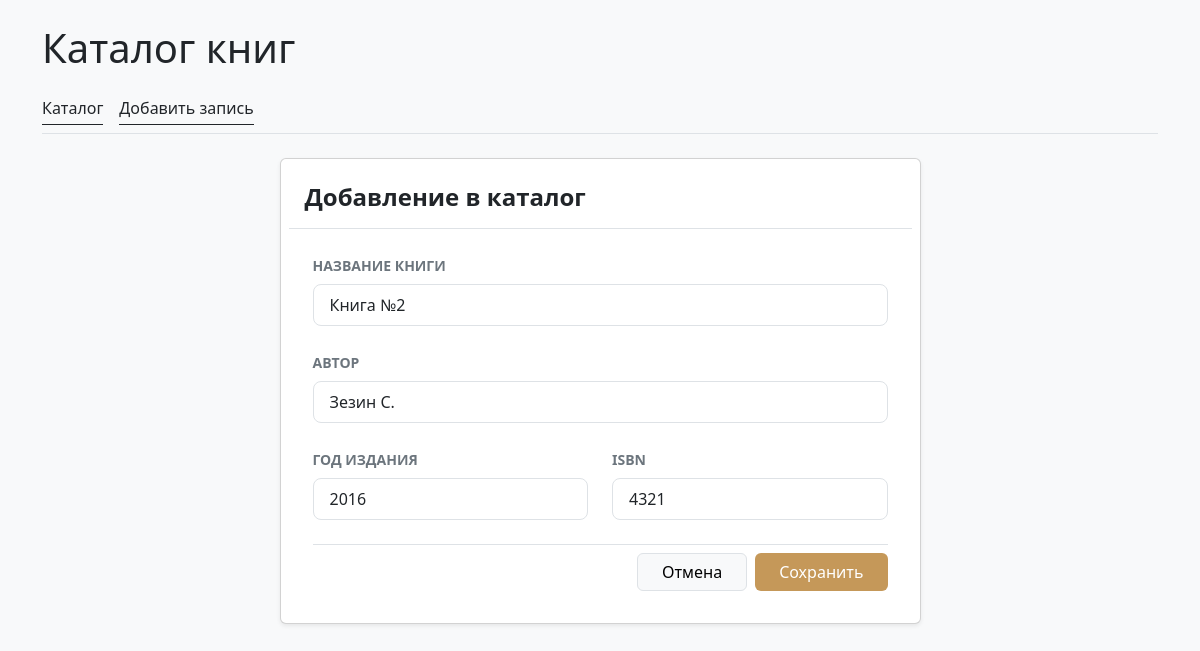
Screenshot of /library/5/update/ with the database file from the repository.
### library/models.py (models this page shows, shortened)
class Book(models.Model):
    class Meta:
        verbose_name = "Книга"
        verbose_name_plural = "Книги"
    title = models.CharField(
        max_length=200,
        blank=False,
        verbose_name="Название книги"
    )
    author = models.CharField(
        max_length=150,
        blank=False,
        verbose_name="Автор"
    )
    publication_year = models.IntegerField(
        verbose_name="Год издания"
    )
    isbn = models.CharField(
        max_length=20,
        unique=True,
        verbose_name="ISBN"
    )
    created_at = models.DateTimeField(
        auto_now_add=True,
        verbose_name="Дата и время создания"
    )

### library/views.py (the view)
# urls.py: path('<int:pk>/update/', views.book_update, name='book_update'),
def book_update(request, pk):
    book = get_object_or_404(Book, pk=pk)
    if request.method == 'POST':
        form = BookForm(request.POST, instance=book)
        if form.is_valid():
            form.save()
            return redirect('book_list')
    else:
        form = BookForm(instance=book)
    return render(request, 'library/book_form.html', {'form': form, 'book': book})

### library/forms.py
class BookForm(forms.ModelForm):
    class Meta:
        model = Book
        fields = ['title', 'author', 'publication_year', 'isbn']
        widgets = {
            'title': forms.TextInput(attrs={
                'class': 'form-control',
                'placeholder': 'Введите название книги'
            }),
            'author': forms.TextInput(attrs={
                'class': 'form-control',
                'placeholder': 'Укажите автора или авторов'
            }),
            'publication_year': forms.NumberInput(attrs={
                'class': 'form-control',
                'min': '1',
                'placeholder': 'Например: 2026'
            }),
            'isbn': forms.TextInput(attrs={
                'class': 'form-control',
                'placeholder': 'Например: 978-3-16-148410-0'
            }),
        }

### library/templates/library/book_form.html (shortened to what this page needs)
{% extends 'library/base.html' %}
{% block content %}
<div class="row justify-content-center">
    <div class="col-lg-7">
        <div class="card shadow-sm p-2">
            <div class="card-header bg-white border-bottom py-3">
                <h4 class="card-title mb-0 fw-semibold text-dark">Добавление в каталог</h4>
            </div>
            <div class="card-body p-4">
                <form method="post" novalidate>
                    <div class="mb-4">
                        <label for="id_title" class="form-label small fw-semibold text-uppercase text-secondary">Название книги</label>
                        <input type="text" name="title" id="id_title" class="form-control form-control-lg fs-6 {% if form.title.errors %}is-invalid{% endif %}" value="{{ form.title.value|default:'' }}" required>
                    </div>
                    <div class="mb-4">
                        <label for="id_author" class="form-label small fw-semibold text-uppercase text-secondary">Автор</label>
                        <input type="text" name="author" id="id_author" class="form-control form-control-lg fs-6 {% if form.author.errors %}is-invalid{% endif %}" value="{{ form.author.value|default:'' }}" required>
                    </div>
                    <div class="row">
                        <div class="col-md-6 mb-4">
                            <label for="id_publication_year" class="form-label small fw-semibold text-uppercase text-secondary">Год издания</label>
                            <input type="number" name="publication_year" id="id_publication_year" class="form-control form-control-lg fs-6 {% if form.publication_year.errors %}is-invalid{% endif %}" value="{{ form.publication_year.value|default:'' }}" required>
                        </div>
                        <div class="col-md-6 mb-4">
                            <label for="id_isbn" class="form-label small fw-semibold text-uppercase text-secondary">ISBN</label>
                            <input type="text" name="isbn" id="id_isbn" class="form-control form-control-lg fs-6 {% if form.isbn.errors %}is-invalid{% endif %}" value="{{ form.isbn.value|default:'' }}" required>
                        </div>
                    </div>
                    <div class="d-flex justify-content-end gap-2 pt-2 border-top">
                        <a href="{% url 'book_list' %}" class="btn btn-light border px-4">Отмена</a>
                        <button type="submit" class="btn btn-primary px-4 border-0" style="background-color: #c59859;">Сохранить</button>
                    </div>
                </form>
            </div>
        </div>
    </div>
</div>
{% endblock %}

### rows the page displays
Book: title "Книга №2", author "Зезин С.", isbn "4321"
